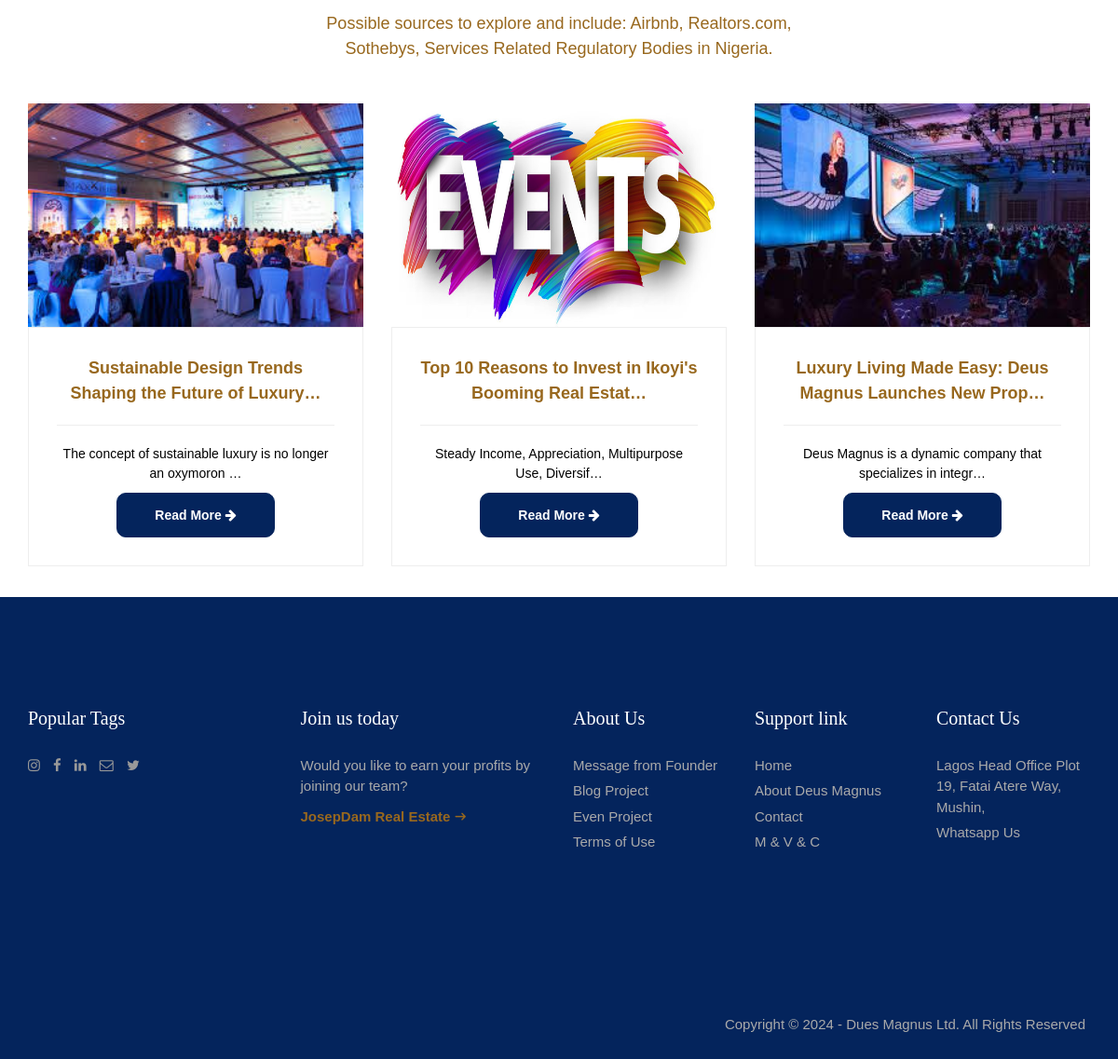
The page /deus_magnus_event/ (lower part) on the database as committed earlier.
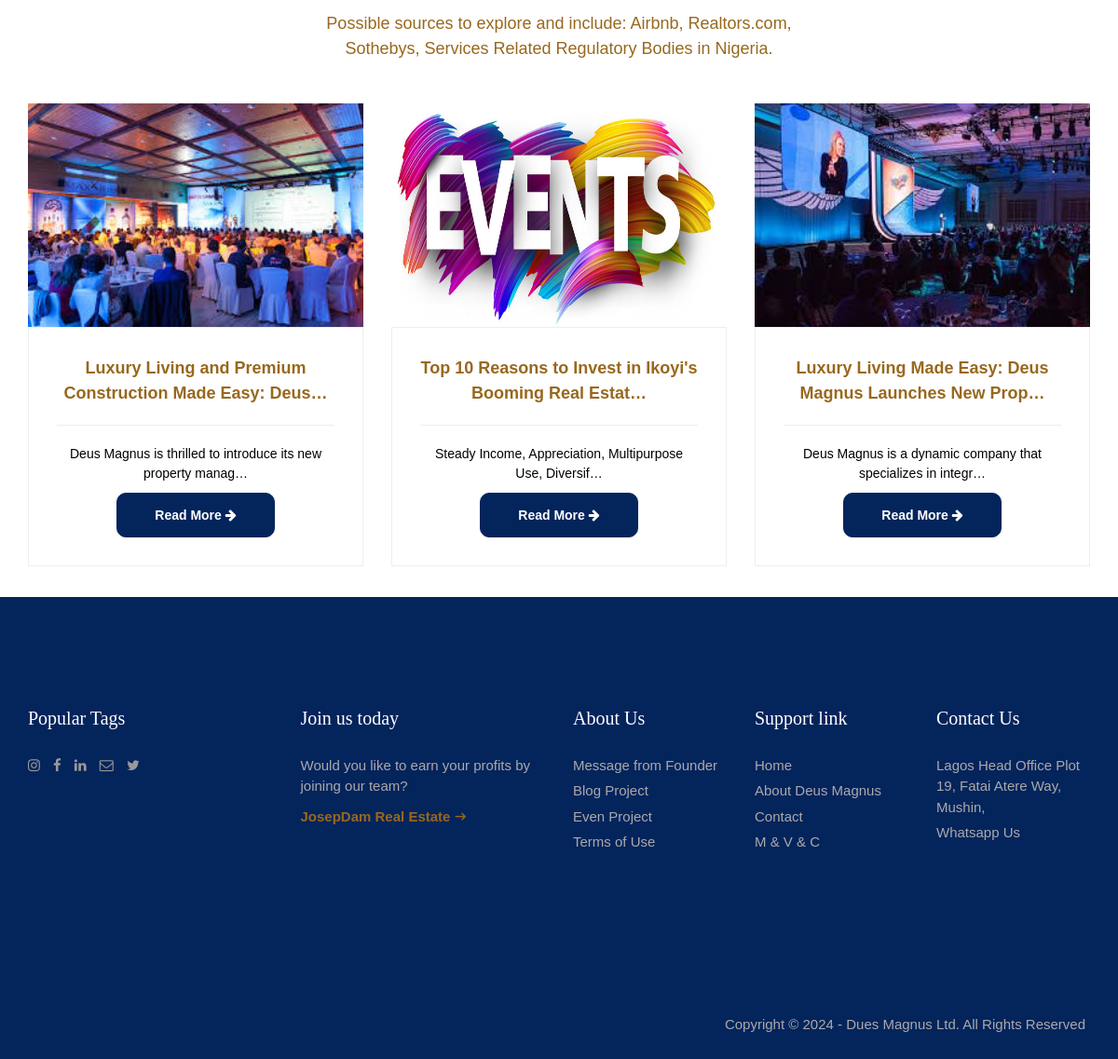
The same page on the database as committed later.
### deus_magnus/models.py (models this page shows, shortened)
class DeusMagnusEventBlog(models.Model):
    deus_magnus_event_title = models.CharField(max_length=255, blank=True, null=True)
    deus_magnus_event_description = models.TextField()
    deus_magnus_event_sub_title_1 = models.CharField(max_length=200, blank=True, null=True)
    deus_magnus_event_description_1 = models.TextField()
    deus_magnus_event_sub_title_2 = models.CharField(max_length=200, blank=True, null=True)
    deus_magnus_event_description_2 = models.TextField()
    deus_magnus_event_sub_title_3 = models.CharField(max_length=200, blank=True, null=True)
    deus_magnus_event_description_3 = models.TextField()
    deus_magnus_event_sub_title_4 = models.CharField(max_length=200, blank=True, null=True)
    deus_magnus_event_description_4 = models.TextField()
    deus_magnus_event_sub_title_5 = models.CharField(max_length=200, blank=True, null=True)
    deus_magnus_event_description_5 = models.TextField()
    deus_magnus_event_slug = models.SlugField (max_length=255,blank=True, null=True)
    deus_magnus_event_img = models.ImageField(upload_to='even_images/')
    deus_magnus_event_author = models.ForeignKey(User, on_delete=models.CASCADE)
    deus_magnus_event_publish_date = models.DateTimeField (auto_now_add= True)
    class Meta:
        ordering =['-deus_magnus_event_publish_date']

### deus_magnus/views.py (the view)
# urls.py: path('deus_magnus_event/', EventBlog.as_view(), name='deus_magnus_event'),
class EventBlog(ListView):
    model = DeusMagnusEventBlog
    template_name = 'deus_magnus/deus_magnus_events.html'

### templates/deus_magnus/deus_magnus_events.html (shortened to what this page needs)
{% extends "base.html" %}
{% load static %}
{% block content%}
<section class="section">
    <div class="container">
        <div class="section-title text-center">
            <h4 style="color: #98681e;">Possible sources to explore and include: Airbnb, Realtors.com,<br>
                Sothebys, Services Related Regulatory Bodies in Nigeria.</h4>
        </div>
        <div class="row text-center">
            {% for post in object_list %}
            <div class="col-md-4 col-sm-6">
                <div class="teammembers">
                    <div class="entry">
                        <a href="{% url 'events_article_detail' post.pk %}">
                            <img src="{{ post.deus_magnus_event_img.url }}"height="240px" alt="" >
                        </a>
                    </div>
                    <div class="teamdesc">
                        <a href="{% url 'events_article_detail' post.pk %}">
                        <h4 style="color: #98681e;">{{ post.deus_magnus_event_title|truncatechars:55}}</h4>
                        </a>
                        <hr>
                        <h5>{{ post.deus_magnus_event_description|truncatechars:60 }}</h5>
                        <div class="btn-wrapper">
                            <a href="{% url 'events_article_detail' post.pk %}"class="btn btn-primary"style="border-radius: 10px;">Read More <i class="fa fa-arrow-right"></i></a>
                        </div>
                    </div>
                </div><br>
            </div>
            {% endfor %}
        </div>
    </div>
</section>
{% endblock %}

Rows that differ between the two databases and show on the page:
changed DeusMagnusEventBlog: deus_magnus_event_title "Sustainable Design Trends Shaping the Future of Luxury…" → "Luxury Living and Premium Construction Made Easy: Deus…"; deus_magnus_event_description "The concept of sustainable luxury is no longer an oxymoron …" → "Deus Magnus is thrilled to introduce its new property manag…"
